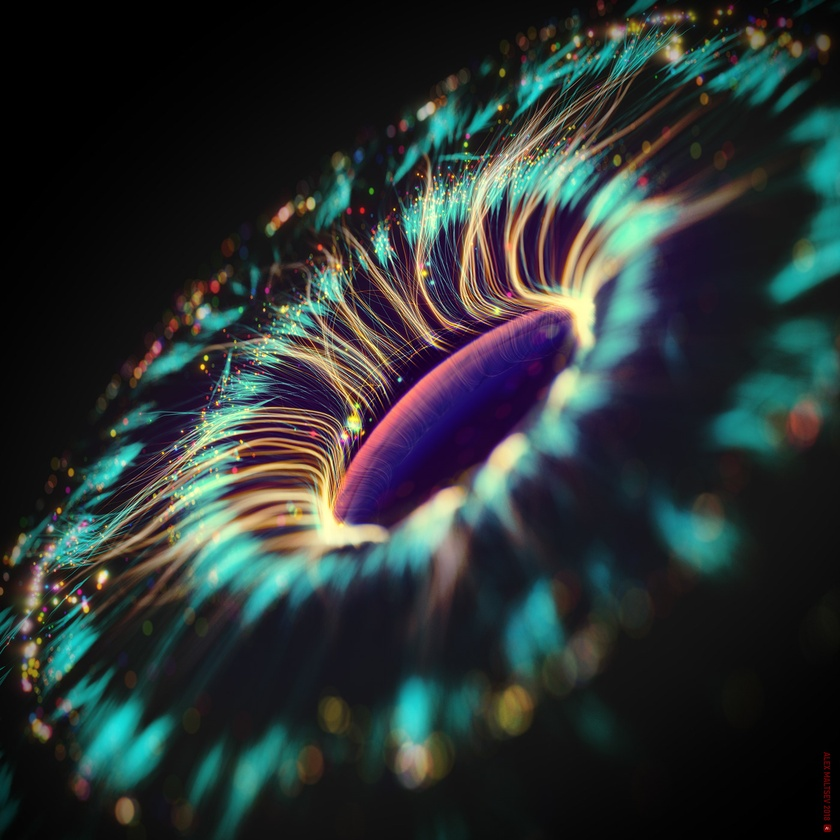
#> input picture iris.jpg, 840 x 840 px, shrunk from 1400 x 1400 before the run
$ jupyter execute 'Image compression.ipynb'
#> lines starting #> are read from the running program, lines starting #| are printed output that depends on the picture; after the words box and inside, x2 and y2 are one past the last pixel; in counts of white or black regions, pixels touching at a corner belong together
[cell 1]
from matplotlib.image import imread
import numpy as np
import matplotlib.pyplot as plt
plt.rcParams['figure.figsize'] = [9, 6]
plt.rcParams.update({'font.size': 18})

A = imread('iris.jpg')
#> A is the input picture: shape (840, 840, 3); mean R, G, B 42.9, 50.6, 50.1
B = np.mean(A, -1); # Convert RGB to grayscale
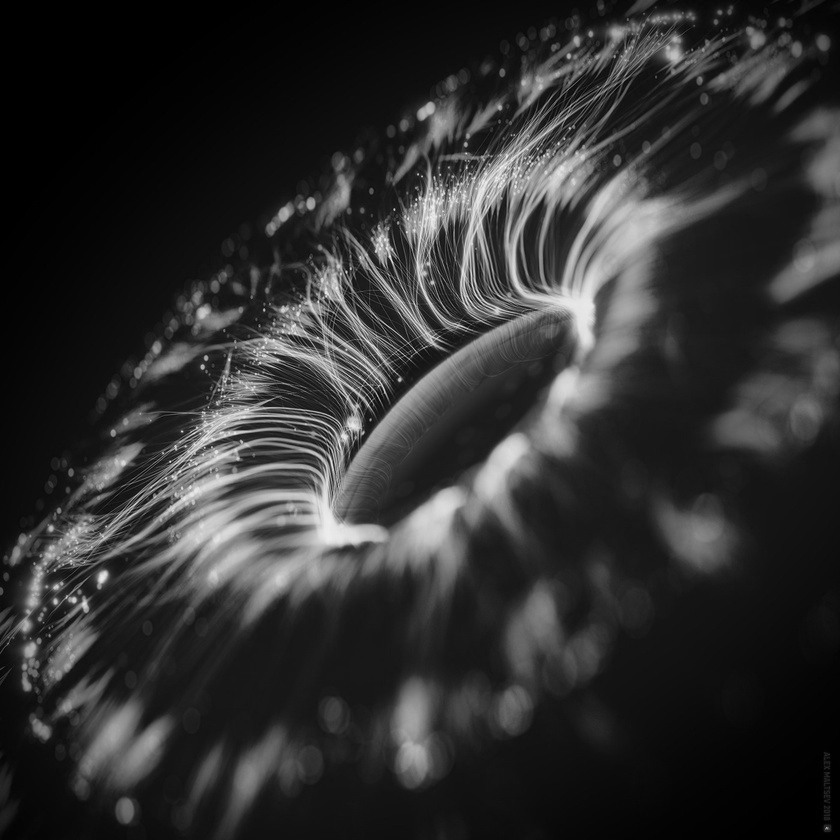
#> B: shape (840, 840) float64; min 0, max 242.3, mean 47.9

Bt = np.fft.fft2(B)
Btsort = np.sort(np.abs(Bt.reshape(-1))) # sort by magnitude

# Zero out all small coefficients and inverse transform
for keep in (0.1, 0.05, 0.01, 0.002):
    thresh = Btsort[int(np.floor((1-keep)*len(Btsort)))]
    ind = np.abs(Bt)>thresh          # Find small indices
    Atlow = Bt * ind                 # Threshold small indices
    Alow = np.fft.ifft2(Atlow).real  # Compressed image
    plt.figure()
    plt.imshow(Alow,cmap='gray')
    plt.axis('off')
    plt.title('Compressed image: keep = ' + str(keep))
#> this loop made 4 passes
#> thresh on passes 1 to 4: 16214.8, 24609.6, 70516.7, 217787
#> pass 1, `ind = np.abs(Bt)>thresh`:
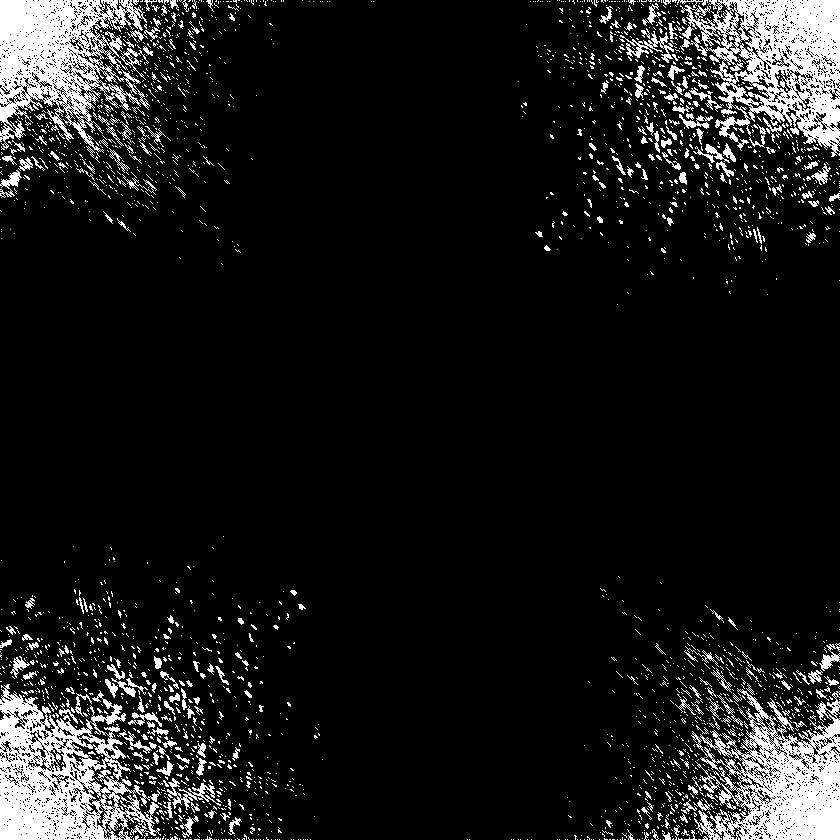
#> ind: shape (840, 840) bool; 10% white; 2485 white regions (2232 under 20 px), largest, box (x1, y1, x2, y2) and area: (680, 0, 840, 157) 12731, (0, 684, 161, 840) 12731, (0, 0, 150, 153) 11745
#> pass 2, `ind = np.abs(Bt)>thresh`:
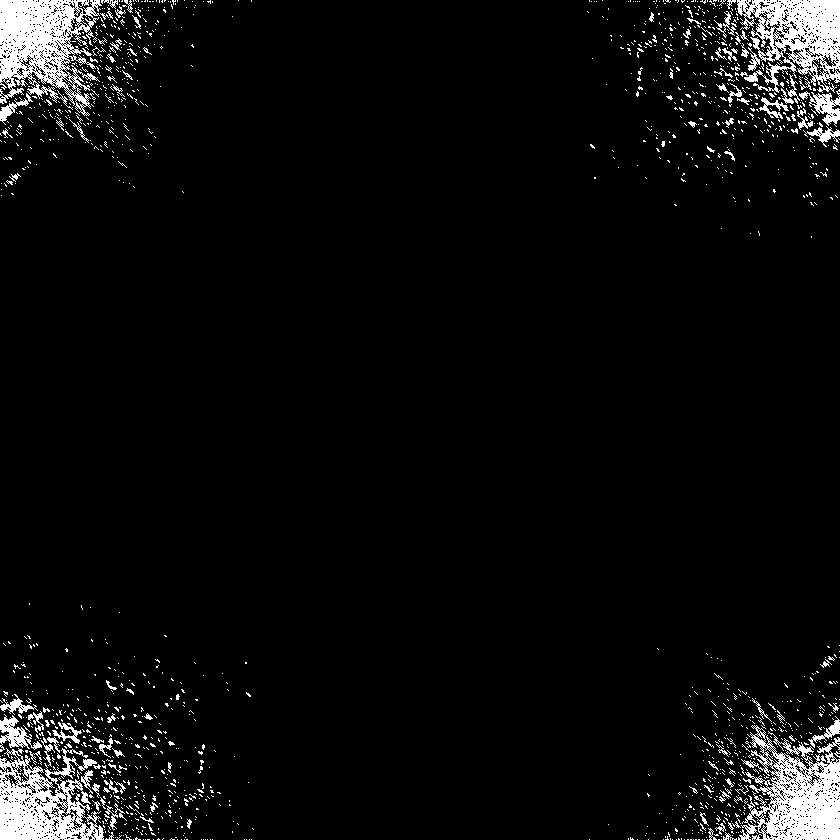
#> ind: shape (840, 840) bool; 5% white; 1505 white regions (1403 under 20 px), largest, box (x1, y1, x2, y2) and area: (0, 0, 102, 116) 6591, (739, 725, 840, 840) 6400, (737, 0, 840, 93) 5330
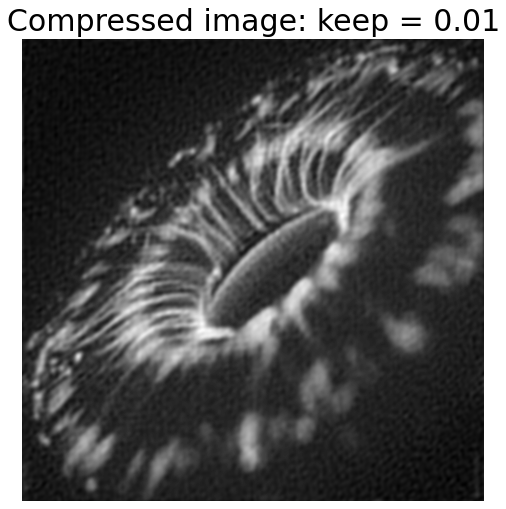
#> figure drawn by matplotlib, 1 panel
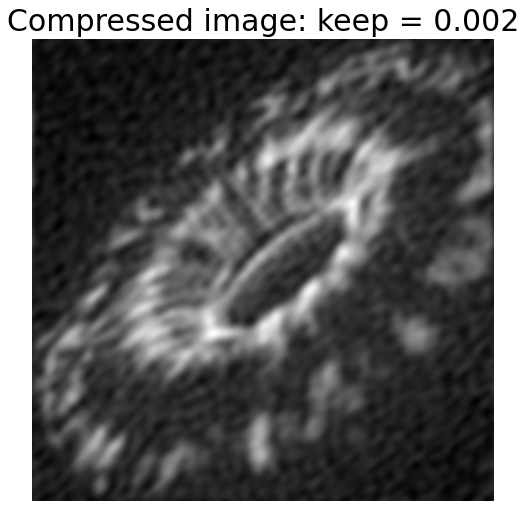
#> figure drawn by matplotlib, 1 panel
